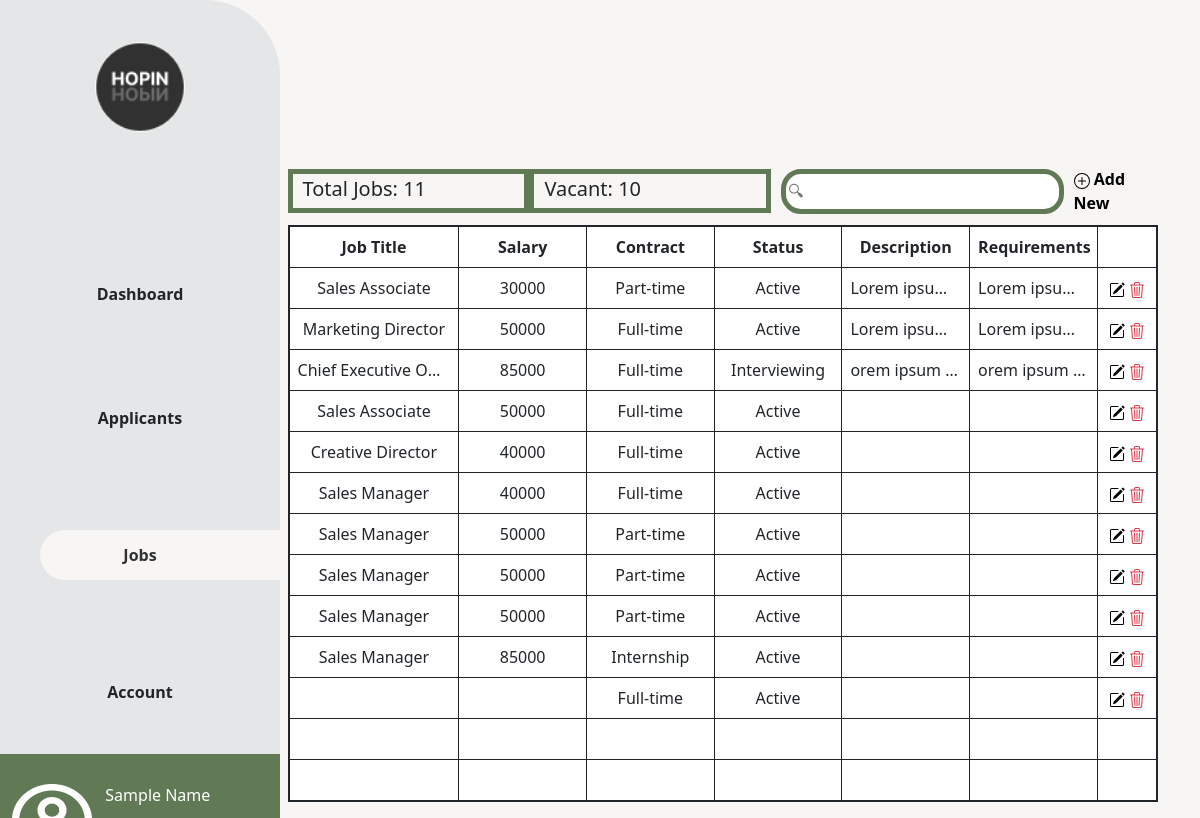
/html/jobs.php, run on the app's committed database.
### tables this page shows
CREATE TABLE `jobs` (
  `id` int(11) NOT NULL,
  `Job_title` varchar(255) NOT NULL,
  `Job_salary` varchar(255) NOT NULL,
  `Job_contract` enum('Full-time','Part-time','Internship') NOT NULL,
  `Job_status` enum('Active','Filled','Interviewing','Reopened') NOT NULL,
  `Job_desc` varchar(800) NOT NULL,
  `Job_reqs` varchar(800) NOT NULL
);

### html/jobs.php (the view, shortened to what this page needs)
<?php
include("../connections.php");
$sql = "SELECT * FROM jobs";
$result = $connections->query($sql);
if ($result->num_rows > 0) {
?>
<!DOCTYPE html>
<html lang="en">
<head>
    <link href="https://cdn.jsdelivr.net/npm/bootstrap@5.3.0/dist/css/bootstrap.min.css" rel="stylesheet">
    <link rel="stylesheet" href="https://cdnjs.cloudflare.com/ajax/libs/font-awesome/6.4.0/css/all.min.css" />
    <link rel="stylesheet" href="..\css\jobs.css">
</head>
<body>
    <div class="sidebar d-flex flex-column flex-shrink-0 p-3" style="width: 280px;">
        <img class="logo-sidebar" src="..\images\Logo.png" alt="">
        <ul class="nav nav-pills flex-column mb-auto mt-1 fw-bold">
            <li class="nav-item my-3">
                <a href="..\html\dashboard.php" class="nav-link link-dark" aria-current="page">
                Dashboard
                </a>
            </li>
            <li class="nav-item my-3">
                <a href="..\html\applicants.php" class="nav-link link-dark">
                Applicants
                </a>
            </li>
            <li class="nav-item my-3">
                <a href="..\html\jobs.php" class="nav-link active d-flex align-items-center justify-content-center">
                Jobs
                </a>
            </li>
            <li class="nav-item my-3">
                <a href="..\html\account.php" class="nav-link link-dark">
                Account
                </a>
            </li>
        </ul>
        <div class="custom-div row">
            <div class="col-4 iconUser-container">
                <img class="iconUser d-flex justify-content-center align-items-center mt-2" src="..\images\svg\icnUser.png" alt="">
            </div>
            <div class="col-8 d-flex justify-content-center flex-column flex-grow-1 mt-2 userDetails">
                    <h6>Sample Name</h6>
                    <p>Role</p>
            </div>
        </div>
    </div>
    <section class="main container">
        <div class="content">
            <div class="total d-flex align-items-center">
                <div class="jo">
                    <p class="jobs fs-5">Total Jobs: <span id="totaljobs"></span></p>
                </div>
                <div class="vac">
                    <p class="vacant fs-5">Vacant: <span id="vacant"></span></p>
                </div>
                <input type="text" name="search" placeholder="🔍︎">
                <a class="addNew link-offset-2 link-offset-3-hover text-decoration-none text-black fw-bold" href="jobnew.php">
                    <i class="bi bi-plus-circle"></i>
                    Add New
                </a>
            </div>
            <div >
                <table class="table table-bordered border-dark ">
                    <thead class="custom-color">
                        <tr >
                            <th scope="col">Job Title</th>
                            <th scope="col">Salary</th>
                            <th scope="col">Contract</th>
                            <th scope="col">Status</th>
                            <th scope="col">Description</th>
                            <th scope="col">Requirements</th>
                            <th class="tablink" scope="col"></th>
                        </tr>
                    </thead>
                    <tbody>
                    <?php
                    if ($result->num_rows > 0) {
                        while ($row = $result->fetch_assoc()) {
                            ?>
                            <tr id="<?php echo $row["Job_id"];?>" onclick="redirectToPage(event, 'applicprofile.php')">
                                <td><?php echo $row["Job_title"]; ?></td>
                                <td><?php echo $row["Job_salary"]; ?></td>
                                <td><?php echo $row["Job_contract"]; ?></td>
                                <td><?php echo $row["Job_status"]; ?></td>
                                <td><?php echo $row["Job_desc"]; ?></td>
                                <td><?php echo $row["Job_reqs"]; ?></td>
                                <td class="tablink">
                                <a href="updatejobs.php?updateid=<?php echo $row["Job_id"]; ?>" class="link-offset-2 link-offset-3-hover link-underline link-underline-opacity-0 link-underline-opacity-75-hover text-black" ></a>
                                <a href="deletejobs.php?deleteid=<?php echo $row["Job_id"]; ?>" class="link-offset-2 link-offset-3-hover link-underline link-underline-opacity-0 link-underline-opacity-75-hover text-danger" ></a></td>
                            </tr>
                            <?php
                        }
                        }
                    } else {
                        echo "<tr><td colspan='8'>No jobs found.</td></tr>";
                    }
                    ?>
                        <tr>
                            <td></td>
                            <td></td>
                            <td></td>
                            <td></td>
                            <td></td>
                            <td></td>
                            <td></td>
                        </tr>
                        <tr>
                            <td></td>
                            <td></td>
                            <td></td>
                            <td></td>
                            <td></td>
                            <td></td>
                            <td></td>
                        </tr>
                    </tbody>
                </table>
            </div>
        </div>
    </section>
</body>

### css/jobs.css (style rules this page uses)
body { background-color: #F8F6F4 !important; }
.sidebar { position: fixed; height: 100vh; border-top-right-radius: 75px !important; background-color: #E5E6E7 !important; }
.my-3 { margin: 50px 0 !important; }
.mt-1 { margin-top: 100px !important; }
.mt-2 { margin-top: 30px !important; }
.custom-div { background-color: #617A55; height: 131px; margin: 0; padding: 0; }
.sidebar { padding: 0 !important; }
.nav-link { text-align: center !important; padding: 0 !important; }
.logo-sidebar { width: 90px; height: auto; margin-top: 42px; margin-left: 95px; }
.active { height: 50px !important; color: #313131 !important; background-color: #F8F6F4 !important; border-radius: 65px 0 0 65px !important; text-align: center !important; margin-left: 40px !important; padding-right: 40px !important; }
.iconUser-container { height: 100%; }
.userDetails { color: #FFFFFF !important; }
.main { display: flex; justify-content:center; align-items: center; }
.jo, .vac { align-items: center; border: solid 5px #617a55; width: 30%; height: 44px; margin-bottom: 10px; }
.jo p, .vac p { margin-left: 10px; }
.vac { margin-right: 10px }
.content { margin-top: 15%; margin-left: 22%; width: 100%; }
.jobs, .vacant, input, .addNew { margin-bottom: 10px }
.total { display: flex; align-items: center; }
input { height:45px ; width: 35%; border:solid 5px #617a55; border-radius: 20px; max-width: 350px; }
th { font-size: 16px; width: 15%; }
th:first-child { width: 20%; }
.custom-color { background-color: #617a55; }
.tablink { width: 7%; }
.addNew { align-items: center; margin-left: 10px }
table { border: solid 2px; text-align: center; table-layout: fixed; }
td { max-width: 0; white-space: nowrap; overflow: hidden; text-overflow: ellipsis; }

### data on the page
jobs: Job_title "Sales Associate", Job_salary "30000", Job_contract "Part-time", Job_status "Active", Job_desc "Lorem ipsu…", Job_reqs "Lorem ipsu…"
jobs: Job_title "Marketing Director", Job_salary "50000", Job_contract "Full-time", Job_status "Active", Job_desc "Lorem ipsu…", Job_reqs "Lorem ipsu…"
jobs: Job_title "Chief Executive Off…", Job_salary "85000", Job_contract "Full-time", Job_status "Interviewing", Job_desc "orem ipsum…", Job_reqs "orem ipsum…"
jobs: Job_title "Sales Associate", Job_salary "50000", Job_contract "Full-time", Job_status "Active"
jobs: Job_title "Creative Director", Job_salary "40000", Job_contract "Full-time", Job_status "Active"
jobs: Job_title "Sales Manager", Job_salary "40000", Job_contract "Full-time", Job_status "Active"
jobs: Job_title "Sales Manager", Job_salary "50000", Job_contract "Part-time", Job_status "Active"
jobs: Job_title "Sales Manager", Job_salary "50000", Job_contract "Part-time", Job_status "Active"
jobs: Job_title "Sales Manager", Job_salary "50000", Job_contract "Part-time", Job_status "Active"
jobs: Job_title "Sales Manager", Job_salary "85000", Job_contract "Internship", Job_status "Active"
jobs: Job_contract "Full-time", Job_status "Active"
